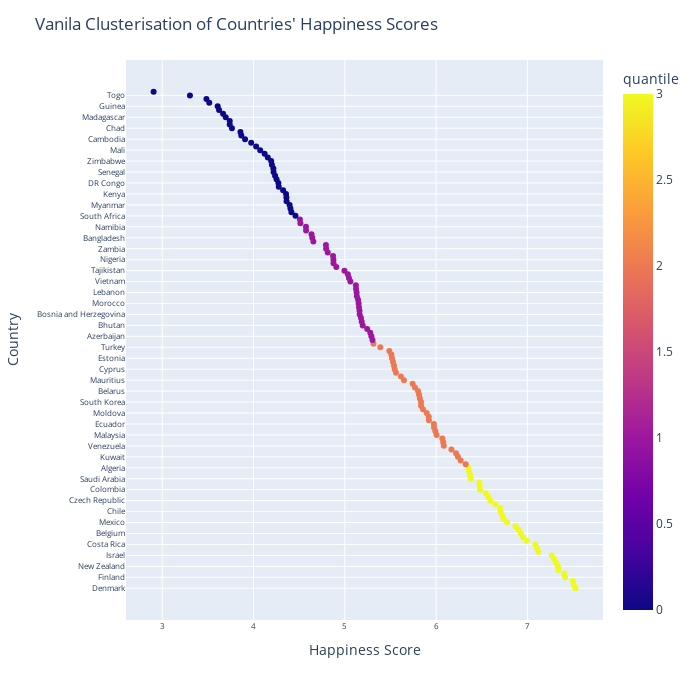

Notebook source saved alongside this figure:
### Markdown cell above
As we obtained quantiles for each country, we are able to plot clustering graph:

### Code cell
fig = px.scatter(vanila_subset_sorted, x='happiness_score', y='country', color='quantile')

fig.update_layout(
    title="Vanila Clusterisation of Countries' Happiness Scores",
    xaxis_title='Happiness Score',
    yaxis_title='Country',
    yaxis_tickfont={'size': 8},
    xaxis_tickfont={'size': 8},
    width=700,
    height=700
)
fig.show()

### Figure 1 — Plotly figure (JSON) as saved in the notebook; plotly's stock layout.template omitted (floating-point values rounded to 4 significant figures; data arrays with more than 128 entries replaced by an {"elided": "..."} marker saying what was removed)
{"data": [{"hovertemplate": "happiness_score=%{x}<br>country=%{y}<br>quantile=%{marker.color}<extra></extra>", "legendgroup": "", "marker": {"color": {"elided": "137 int values"}, "coloraxis": "coloraxis", "symbol": "circle"}, "mode": "markers", "name": "", "orientation": "h", "showlegend": false, "type": "scatter", "x": {"elided": "137 float values"}, "xaxis": "x", "y": {"elided": "137 str values"}, "yaxis": "y"}], "layout": {"coloraxis": {"colorbar": {"title": {"text": "quantile"}}, "colorscale": [[0, "#0d0887"], [0.1111, "#46039f"], [0.2222, "#7201a8"], [0.3333, "#9c179e"], [0.4444, "#bd3786"], [0.5556, "#d8576b"], [0.6667, "#ed7953"], [0.7778, "#fb9f3a"], [0.8889, "#fdca26"], [1, "#f0f921"]]}, "height": 700, "legend": {"tracegroupgap": 0}, "margin": {"t": 60}, "title": {"text": "Vanila Clusterisation of Countries' Happiness Scores"}, "width": 700, "xaxis": {"anchor": "y", "domain": [0, 1], "tickfont": {"size": 8}, "title": {"text": "Happiness Score"}}, "yaxis": {"anchor": "x", "domain": [0, 1], "tickfont": {"size": 8}, "title": {"text": "Country"}}}}
